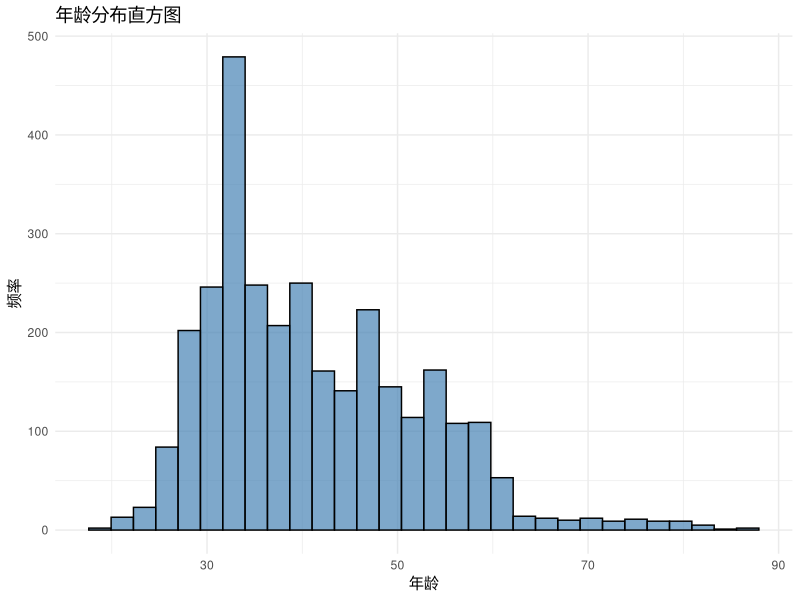
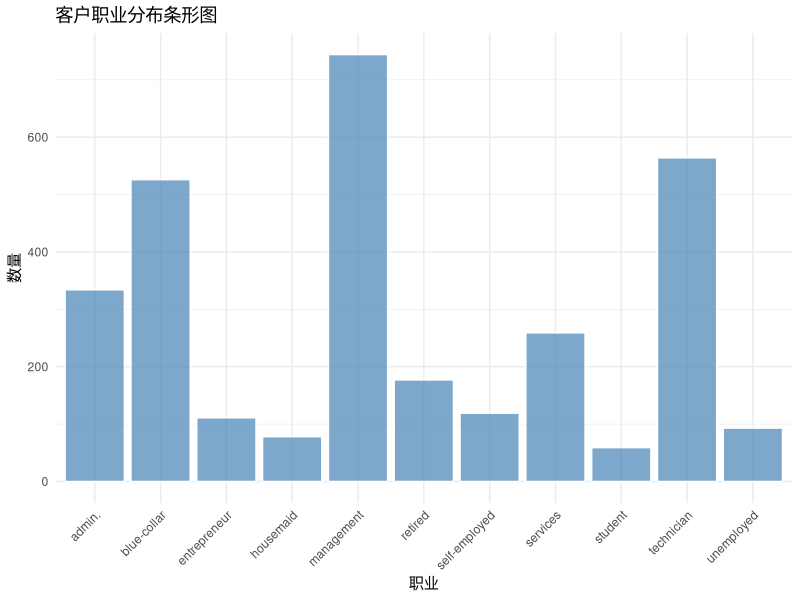
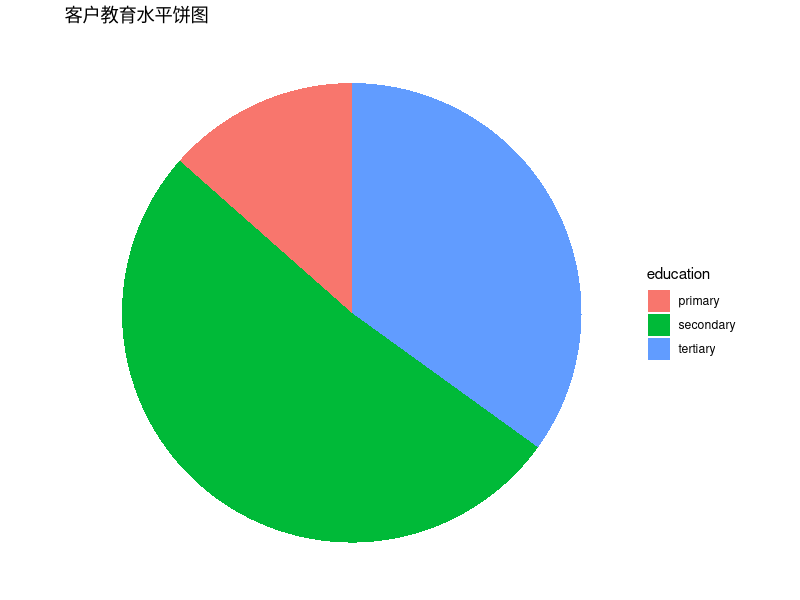
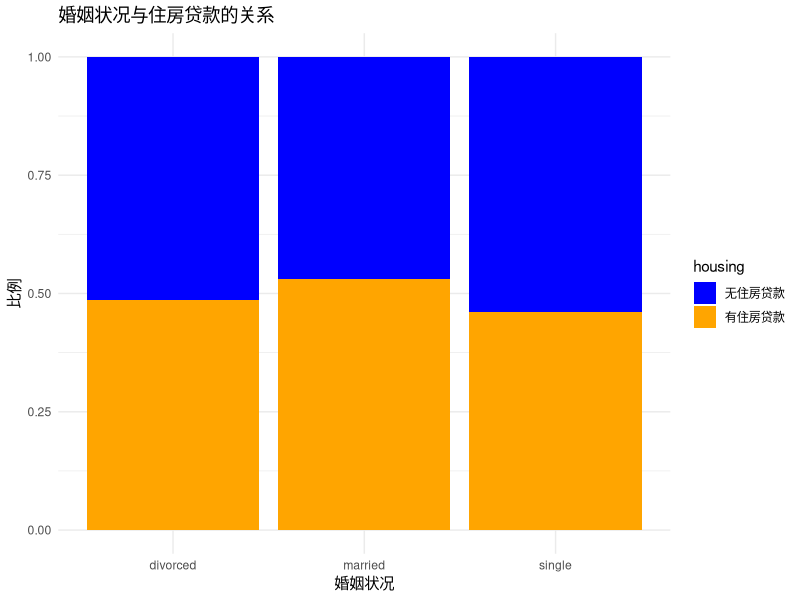
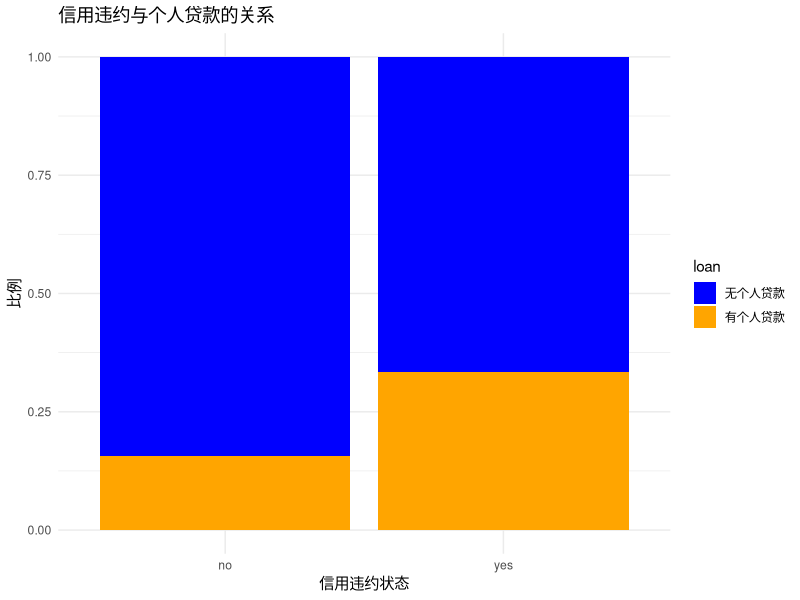
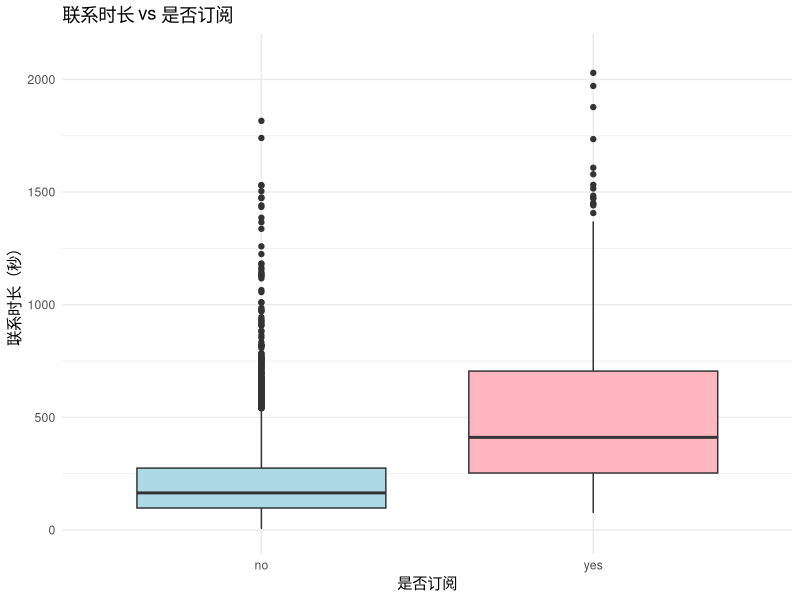
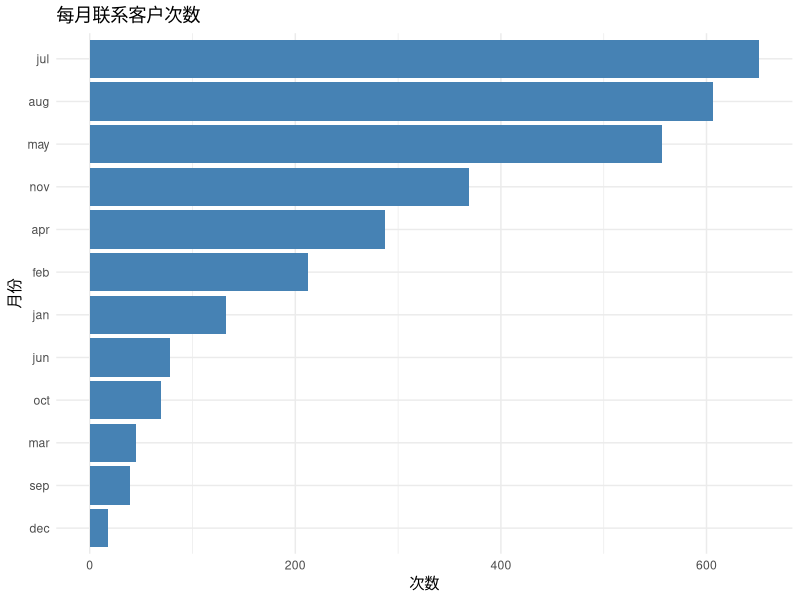
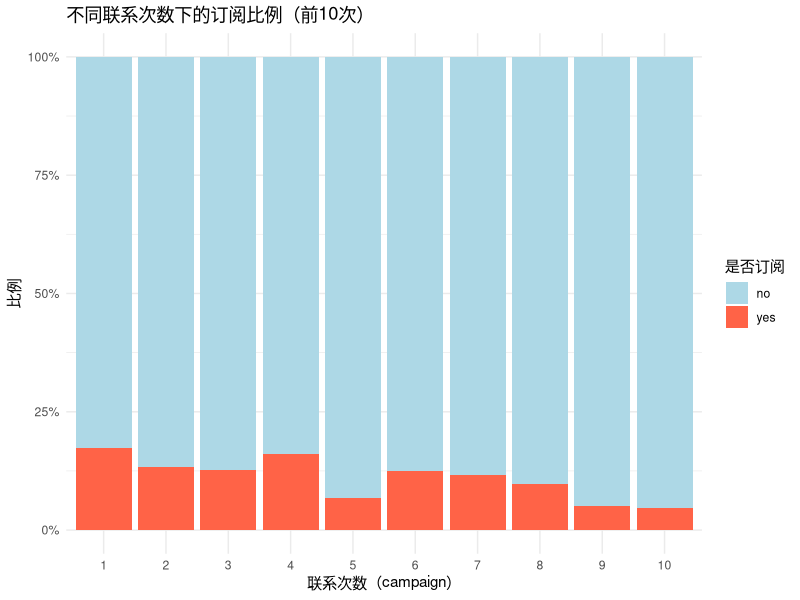

Here is the R script that generated these plots, in order:

# 准备 ----------------------------------------------------------------------

# installation - skip it if done before
install.packages("ggplot2")
install.packages("dplyr")
install.packages("readxl")

library(ggplot2)
library(dplyr)
library(readxl)


# 导入数据 -----------------------------------------------------------------

data <- read_excel("bank.xlsx")


# 绘图 ----------------------------------------------------------------------


# 客户画像

# 年龄直方图
ggplot(data, aes(x = age)) +
  geom_histogram(bins = 30, fill = "steelblue", color = "black", alpha = 0.7) +
  labs(title = "年龄分布直方图", x = "年龄", y = "频率") +
  theme_minimal()

# 职业条形图
ggplot(data, aes(x = job)) +
  geom_bar(fill = "steelblue", color = "white", alpha = 0.7) +
  labs(title = "客户职业分布条形图",
       x = "职业",
       y = "数量") +
  theme_minimal() +
  theme(axis.text.x = element_text(angle = 45, hjust = 1))

# 教育水平饼图
education_counts <- data %>%
  count(education)

ggplot(education_counts, aes(x = "", y = n, fill = education)) +
  geom_bar(width = 1, stat = "identity") +
  coord_polar(theta = "y") +
  labs(title = "客户教育水平饼图") +
  theme_void()

# 婚姻状况与住房贷款的堆栈分组条形图
ggplot(data, aes(x = marital, fill = housing)) +
  geom_bar(position = "fill") +  # 使用 "fill" 堆叠
  labs(title = "婚姻状况与住房贷款的关系",
       x = "婚姻状况",
       y = "比例") +
  scale_fill_manual(values = c("blue", "orange"), 
                    labels = c("无住房贷款", "有住房贷款")) +
  theme_minimal()

# 信用违约与个人贷款的堆栈分组条形图
ggplot(data, aes(x = default, fill = loan)) +
geom_bar(position = "fill") +  # 使用 "fill" 堆叠
  labs(title = "信用违约与个人贷款的关系",
       x = "信用违约状态",
       y = "比例") +
  scale_fill_manual(values = c("blue", "orange"), 
                    labels = c("无个人贷款", "有个人贷款")) +
  theme_minimal()

# 促销活动情况

# 联系时长与是否订阅的箱线图
ggplot(data, aes(x = y, y = duration)) +
  geom_boxplot(fill = c("lightblue", "lightpink")) +
  labs(title = "联系时长 vs 是否订阅", x = "是否订阅", y = "联系时长（秒）") +
  ylim(0,2100) +
  theme_minimal()

# 每月联系次数的柱状图
data %>%
  count(month) %>%
  ggplot(aes(x = reorder(month, n), y = n)) +
  geom_col(fill = "steelblue") +
  coord_flip() +
  labs(title = "每月联系客户次数", x = "月份", y = "次数") +
  theme_minimal()


# 联系次数与订阅情况的堆栈分组条形图
filtered_data <- data %>% filter(campaign <= 10)

ggplot(filtered_data, aes(x = as.factor(campaign), fill = y)) +
  geom_bar(position = "fill") +
  labs(title = "不同联系次数下的订阅比例（前10次）",
       x = "联系次数（campaign）",
       y = "比例",
       fill = "是否订阅") +
  scale_y_continuous(labels = scales::percent) +
  scale_fill_manual(values = c("lightblue", "tomato")) +
  theme_minimal()

# 之前营销结果与是否订阅的堆栈分组条形图
data %>%
  count(poutcome, y) %>%
  group_by(poutcome) %>%
  mutate(prop = n / sum(n)) %>%
  ggplot(aes(x = poutcome, y = prop, fill = y)) +
  geom_bar(stat = "identity") +
  scale_y_continuous(labels = scales::percent) +
  labs(title = "之前营销结果 vs 当前订阅比例", 
       x = "之前营销结果", 
       y = "占比", 
       fill = "是否订阅") +
  scale_fill_manual(values = c("lightgray", "tomato")) +
  theme_minimal()

# 联系日期与时长散点图
#ggplot(data, aes(x = day, y = duration, color = y)) +
  #geom_jitter(alpha = 0.4) +
  #labs(title = "联系日期 vs 时长", x = "日期", y = "联系时长（秒）") +
  #scale_color_manual(values = c("gray", "red")) +
  #theme_minimal()
# 这个地方要去掉一个极端值


# 计算描述性统计量 ----------------------------------------------------------------

vars <- data[, c("age", "duration", "campaign", "pdays", "previous", "balance")]
summary(vars)
sapply(vars, mean, na.rm = TRUE)
sapply(vars, sd, na.rm = TRUE)
